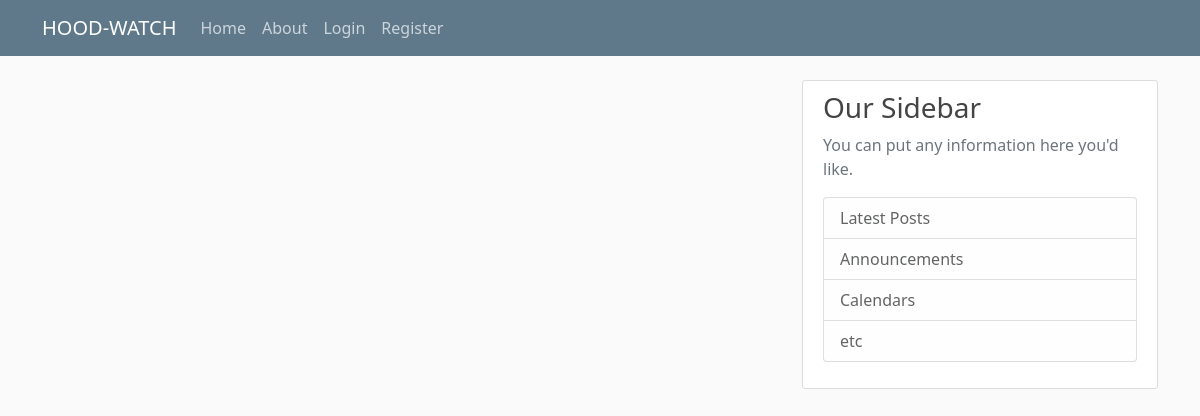
The app's page /, older data.
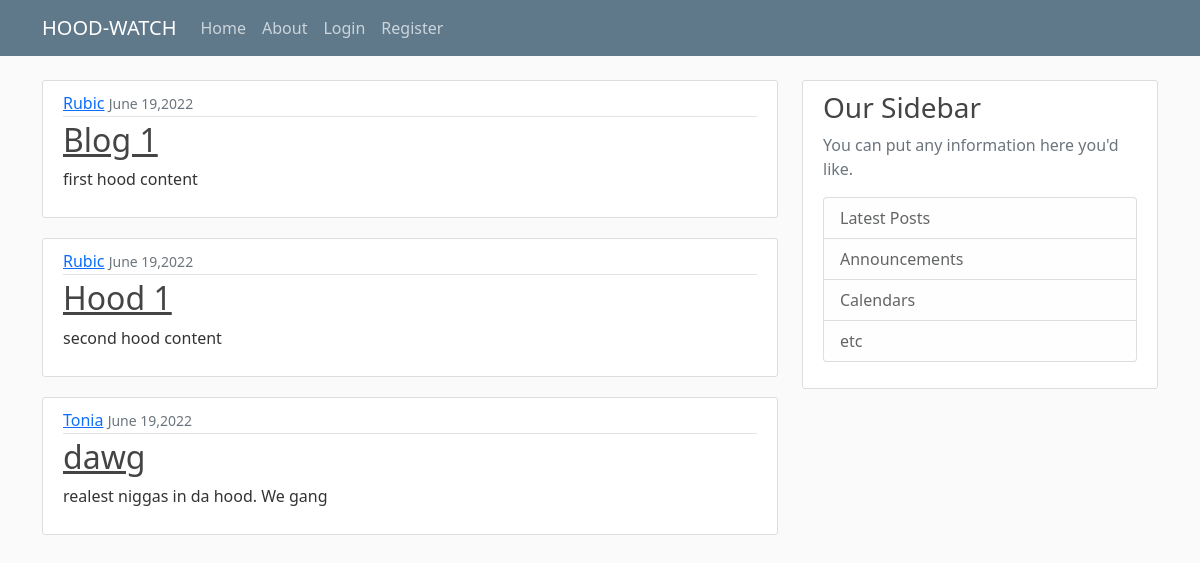
The same page, newer data.
### myhood/models.py (models this page shows, shortened)
class Post(models.Model):
    title = models.CharField(max_length=100)
    content = models.TextField()
    date_posted = models.DateTimeField(default=timezone.now)
    author = models.ForeignKey(User, on_delete=models.CASCADE)

### myhood/views.py (the view)
# urls.py: 2. Add a URL to urlpatterns:  path('', views.home, name='home')
def home(request):
    context = {
        'posts':Post.objects.all()
    }
    return render(request, 'rubic/home.html', context)

### myhood/templates/rubic/home.html
{% extends "rubic/base.html"%}
{% block content %}
    {% for post in posts %}
    <article class="media content-section">
        <div class="media-body">
          <div class="article-metadata">
            <a class="mr-2" href="#">{{ post.author }}</a>
            <small class="text-muted">{{ post.date_posted|date:"F d,Y"}}</small>
          </div>
          <h2><a class="article-title" href="#">{{ post.title }}</a></h2>
          <p class="article-content">{{ post.content }}</p>
        </div>
      </article>
    {% endfor %}
{% endblock content%}

### myhood/templates/rubic/base.html (shortened to what this page needs)
{% load static %}
<!DOCTYPE html>
<html>
<head>
    <link href="https://cdn.jsdelivr.net/npm/bootstrap@5.0.2/dist/css/bootstrap.min.css" rel="stylesheet">
    <link rel="stylesheet" type="text/css" href="{% static 'rubic/main.css'%}">
 </head>
<body>
    <header class="site-header">
        <nav class="navbar navbar-expand-md navbar-dark bg-steel fixed-top">
         <div class="container">
            <a class="navbar-brand mr-4" href="{% url 'myhood-home' %}">HOOD-WATCH</a>
            <div class="collapse navbar-collapse" id="navbarToggle">
              <div class="navbar-nav mr-auto">
                <a class="nav-item nav-link" href="{% url 'myhood-home' %}">Home</a>
                <a class="nav-item nav-link" href="{% url 'myhood-about' %}">About</a>
              </div>
              <div class="navbar-nav">
                {% if user.is_authenticated %}
                <a class="nav-item nav-link" href="{% url 'profile' %}">Profile</a>
                <a class="nav-item nav-link" href="{% url 'logout' %}">Logout</a>
              {% else %}
                <a class="nav-item nav-link" href="{% url 'login' %}">Login</a>
                <a class="nav-item nav-link" href="{% url 'register' %}">Register</a>
              {% endif %}
              </div>
            </div>
          </div>
        </nav>
    </header>
    <main role="main" class="container">
        <div class="row">
          <div class="col-md-8">
            {% block content %}{% endblock %}
          </div>
          <div class="col-md-4">
            <div class="content-section">
              <h3>Our Sidebar</h3>
              <p class='text-muted'>You can put any information here you'd like.
                <ul class="list-group">
                  <li class="list-group-item list-group-item-light">Latest Posts</li>
                  <li class="list-group-item list-group-item-light">Announcements</li>
                  <li class="list-group-item list-group-item-light">Calendars</li>
                  <li class="list-group-item list-group-item-light">etc</li>
                </ul>
              </p>
            </div>
          </div>
        </div>
      </main>
</body>
</html>

### myhood/static/rubic/main.css (style rules this page uses)
body { background: #fafafa; color: #333333; margin-top: 5rem; }
h1, h2, h3, h4, h5, h6 { color: #444444; }
ul { margin: 0; }
.bg-steel { background-color: #5f788a; }
.site-header .navbar-nav .nav-link { color: #cbd5db; }
.content-section { background: #ffffff; padding: 10px 20px; border: 1px solid #dddddd; border-radius: 3px; margin-bottom: 20px; }
.article-title { color: #444444; }
.article-content { white-space: pre-line; }
.article-metadata { padding-bottom: 1px; margin-bottom: 4px; border-bottom: 1px solid #e3e3e3 }

Row changes from the older to the newer data that the page shows:
added Post: author "Rubic", date_posted "June 19,2022", title "Blog 1", content "first hood content"
added Post: author "Rubic", date_posted "June 19,2022", title "Hood 1", content "second hood content"
added Post: author "Tonia", date_posted "June 19,2022", title "dawg", content "realest niggas in da hood. We gang"
